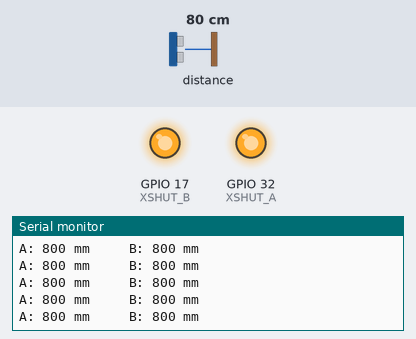
A sketch run on a simulated ESP32. Shown: output pins drawn as LEDs (lit = HIGH), the last lines printed to the serial monitor. Inputs (shaded band) come from the test bench; at power-on: distance to the obstacle 80 cm. WiFi joins after 1.5 s; servers stay silent unless stated; uploads are accepted with an empty reply.

Above: at 4.2 s.
4.3 s: distance to the obstacle set to 2 cm
At 4.53 s:
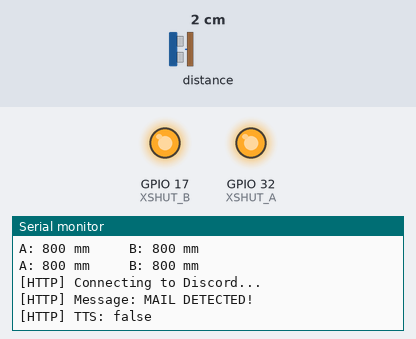
5.8 s: distance to the obstacle set to 18 cm
At 6.02 s:
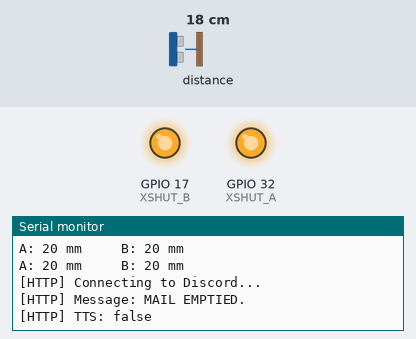
Timing chart, 0 to 8.8 s (numbered marks = the images above; inputs shaded):
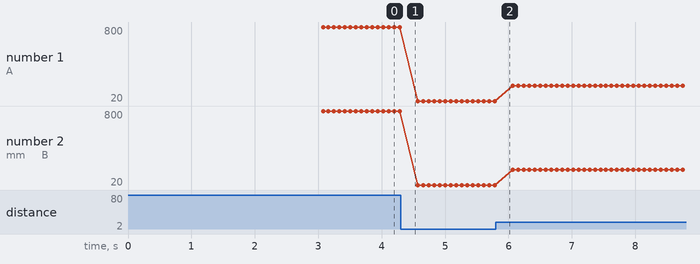

Measured:
- after the input at 4.3 s, the serial monitor: prints a new line after 0.07 s (image 1)
- after the input at 5.8 s, the serial monitor: prints a new line after 0.07 s (image 2)
- plotted number 1: 800 → 20 after the input at 4.3 s, 20 → 180 after the input at 5.8 s
- plotted number 2: 800 → 20 after the input at 4.3 s, 20 → 180 after the input at 5.8 s

The sketch:

mailbox.ino
```cpp
#include "mailbox.h"

void setup() {
  appSetup();
}

void loop() {
  appLoop();
}
```

arduino_secrets.h
```cpp
#define SECRET_SSID "INSERT WIFI NAME"
#define SECRET_PASS "INSERT WIFI PASSWORD"
#define SECRET_WEBHOOK "INSERT WEBHOOK HERE"
#define SECRET_TTS "false"
```

discord.h
```cpp
/*
 * Much of this webhook routine is adapted from:
 * "Send a Message on Discord" by Rémi Sarrailh
 * Tutorial: https://www.hackster.io/usini/send-a-message-on-discord-f216e0
 * Original Repository: https://github.com/remisarrailh/discord_test
 *
 * Modified and integrated for use with the mailbox project.
 */

#include <WiFi.h>
#include <WiFiMulti.h>
#include <HTTPClient.h>
#include <WiFiClientSecure.h>

const char ssid[] = SECRET_SSID;    // Network SSID (name)
const char pass[] = SECRET_PASS;    // Network password (use for WPA, or use as key for WEP)
const String discord_webhook = SECRET_WEBHOOK;
const String discord_tts = SECRET_TTS;
//openssl s_client -showcerts -connect discordapp.com:443 (get last certificate)


WiFiMulti WiFiMulti;

void connectWIFI() {
  WiFiMulti.addAP(ssid, pass);
  WiFi.mode(WIFI_STA);
  Serial.print("[WiFi] Connecting to: ");
  Serial.println(ssid);
  // wait for WiFi connection
  while ((WiFiMulti.run() != WL_CONNECTED)) {
    Serial.print(".");
  }
  Serial.println("[WiFi] Connected");
}

void sendDiscord(String content) {
  WiFiClientSecure *client = new WiFiClientSecure;
  if (client) {
    client -> setInsecure();
    {
      HTTPClient https;
      Serial.println("[HTTP] Connecting to Discord...");
      Serial.println("[HTTP] Message: " + content);
      Serial.println("[HTTP] TTS: " + discord_tts);
      if (https.begin(*client, discord_webhook)) {  // HTTPS
        // start connection and send HTTP header
        https.addHeader("Content-Type", "application/json");
        int httpCode = https.POST("{\"content\":\"" + content + "\",\"tts\":" + discord_tts +"}");

        // httpCode will be negative on error
        if (httpCode > 0) {
          // HTTP header has been send and Server response header has been handled
          Serial.print("[HTTP] Status code: ");
          Serial.println(httpCode);

          // file found at server
          if (httpCode == HTTP_CODE_OK || httpCode == HTTP_CODE_MOVED_PERMANENTLY) {
            String payload = https.getString();
            Serial.print("[HTTP] Response: ");
            Serial.println(payload);
          }
        } else {
          Serial.print("[HTTP] Post... failed, error: ");
          Serial.println(https.errorToString(httpCode).c_str());
        }

        https.end();
      } else {
        Serial.printf("[HTTP] Unable to connect\n");
      }

      // End extra scoping block
    }

    delete client;
  } else {
    Serial.println("[HTTP] Unable to create client");
  }
}
```

mailbox.cpp
```cpp
#include <Wire.h>
#include <WiFi.h>
#include <WebServer.h>
#include <Adafruit_VL53L0X.h>
#include "mailbox.h"
#include "arduino_secrets.h"
#include "discord.h"

//TODO: replace EMPTY_DISTANCE with variable distance that gets empty mailbox from average after first few run seconds.
#define EMPTY_DISTANCE 160
#define DISTANCE_THRESHOLD 50

// Connections
#define SDA_A 26
#define SCL_A 27
#define XSHUT_A 32

#define SDA_B 19
#define SCL_B 18
#define XSHUT_B 17

// Check if mailbox is empty/filled
bool isEmpty = true;

// Distance Saver
int distSaveA = -1;
int distSaveB = -1;
// ========================================
// SENSOR PINS
// ========================================

// Two independent I2C buses
TwoWire I2C_A = TwoWire(0);
TwoWire I2C_B = TwoWire(1);

Adafruit_VL53L0X sensorA;
Adafruit_VL53L0X sensorB;

int distanceA = -1;
int distanceB = -1;

// ========================================
// SETUP
// ========================================

void appSetup() {
  Serial.begin(115200);
  delay(1000);

  Serial.println("Starting BergLink...");

  // Turn both sensors off
  pinMode(XSHUT_A, OUTPUT);
  pinMode(XSHUT_B, OUTPUT);

  digitalWrite(XSHUT_A, LOW);
  digitalWrite(XSHUT_B, LOW);
  delay(100);

  // Start Sensor A
  I2C_A.begin(SDA_A, SCL_A);
  digitalWrite(XSHUT_A, HIGH);
  delay(100);

  Serial.println("Starting Sensor A...");

  if (!sensorA.begin(0x29, false, &I2C_A)) {
    Serial.println("ERROR: Sensor A failed!");
    while (1) { delay(10); }
  }

  Serial.println("Sensor A ready!");

  // Start Sensor B
  I2C_B.begin(SDA_B, SCL_B);
  digitalWrite(XSHUT_B, HIGH);
  delay(100);

  Serial.println("Starting Sensor B...");

  if (!sensorB.begin(0x29, false, &I2C_B)) {
    Serial.println("ERROR: Sensor B failed!");
    while (1) { delay(10); }
  }

  Serial.println("Sensor B ready!");


  // Discord hook
  connectWIFI();
  sendDiscord("WEBHOOK CONNECTED!");
}

// ========================================
// LOOP
// ========================================

void appLoop() {
  VL53L0X_RangingMeasurementData_t measurementA;
  VL53L0X_RangingMeasurementData_t measurementB;

  // Read Sensor A
  sensorA.rangingTest(&measurementA, false);

  if (measurementA.RangeStatus != 4) {
    distanceA = measurementA.RangeMilliMeter;
  } else {
    distanceA = -1;
  }

  // Read Sensor B
  sensorB.rangingTest(&measurementB, false);

  if (measurementB.RangeStatus != 4) {
    distanceB = measurementB.RangeMilliMeter;
  } else {
    distanceB = -1;
  }

// FIXME
  if (distanceA > 0 && distanceA < (EMPTY_DISTANCE - DISTANCE_THRESHOLD) &&
      distanceB > 0 && distanceB < (EMPTY_DISTANCE - DISTANCE_THRESHOLD)) {
        distSaveA = distanceA;
        distSaveB = distanceB;
        if (isEmpty) {
            sendDiscord("MAIL DETECTED!");
        }
        isEmpty = false;
      }

// MAIL PUT IN
  // if A detected
    //if B detected
      // set isEmpty = false
      //

// MAIL PUT OUT
  // if B detected
    //if A detected
      // set isEmpty = true

//EDGE CASE: hand goes in to grab mail

//FIXME
  if (distSaveA > 0 && distanceA >= (EMPTY_DISTANCE - DISTANCE_THRESHOLD) &&
      distSaveB > 0 && distanceB >= (EMPTY_DISTANCE - DISTANCE_THRESHOLD)) {
        if (!isEmpty) {
          sendDiscord("MAIL EMPTIED.");
          isEmpty = true;
        }
      }

  Serial.printf("A: %d mm     B: %d mm\n", distanceA, distanceB);


  delay(20);
}
```

mailbox.h
```cpp
void appSetup();
void appLoop();
```
